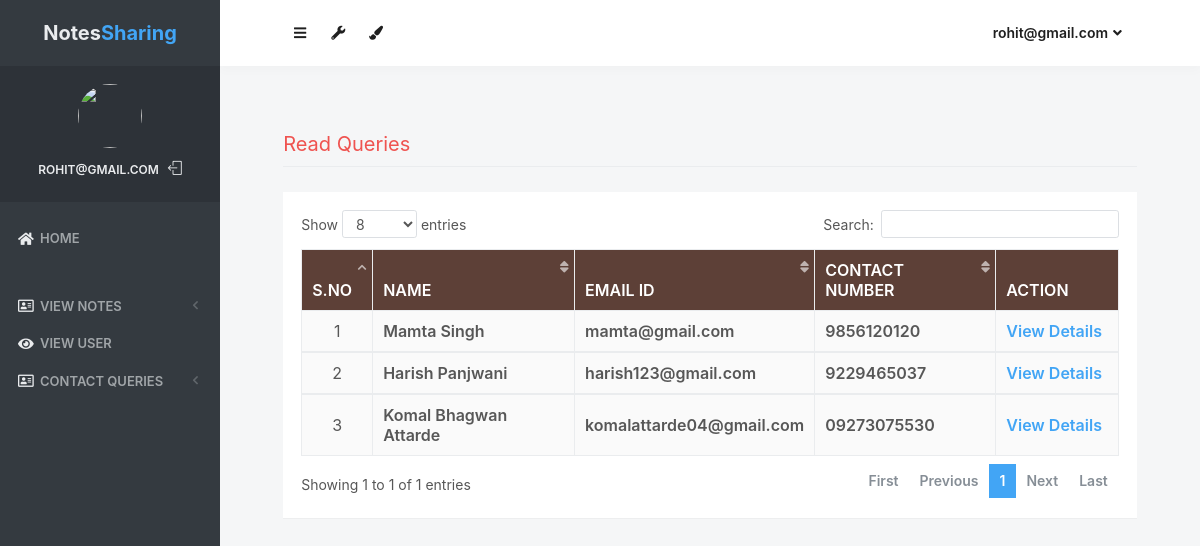
Page /read_queries (signed in) on the committed database.
### notes/models.py (models this page shows, shortened)
class Contact(models.Model):
    fullname = models.CharField(max_length=100, null=True)
    email = models.CharField(max_length=50, null=True)
    mobile = models.CharField(max_length=15, null=True)
    subject = models.CharField(max_length=100, null=True)
    message = models.CharField(max_length=300, null=True)
    msgdate = models.DateField(null=True)
    isread = models.CharField(max_length=10,null=True)

### notes/views.py (the view)
# urls.py: path('read_queries', read_queries, name='read_queries'),
def read_queries(request):
    if not request.user.is_authenticated:
        return redirect('login_admin')
    contact = Contact.objects.filter(isread="yes")
    return render(request,'read_queries.html', locals())

### notes/templates/read_queries.html (shortened to what this page needs)
{% load static %}
<html lang="en" class="no-focus">
    <head>
        <link rel="stylesheet" href="{% static 'js/plugins/datatables/dataTables.bootstrap4.min.css' %}">
        <link rel="stylesheet" id="css-main" href="{% static 'css1/codebase.min.css' %}">
    </head>
    <body>
        <div id="page-container" class="sidebar-o sidebar-inverse side-scroll page-header-fixed main-content-narrow">
         {% include "sidebar.html" %}
            {% include "admin_nav.html" %}
            <main id="main-container">
                <div class="content">
                    <h2 class="content-heading text-danger">Read Queries</h2>
                    <div class="block">
                        <div class="block-content block-content-full">
                            <table class="table table-bordered table-striped table-vcenter js-dataTable-full-pagination">
                                <thead class="text-white" style="background-color : #5d4037;">
                                    <tr>
                                        <th class="text-center">S.No</th>
                                        <th class="d-none d-sm-table-cell">Name</th>
                                        <th class="d-none d-sm-table-cell">Email ID</th>
                                        <th class="d-none d-sm-table-cell">Contact Number</th>
                                        <th class="d-none d-sm-table-cell" style="width: 15%;">Action</th>
                                    </tr>
                                </thead>
                                {% for i in contact %}
                                <tbody>
                                    <tr>
                                        <td class="text-center">{{forloop.counter}}</td>
                                        <td class="font-w600">{{i.fullname}}</td>
                                        <td class="font-w600">{{i.email}}</td>
                                        <td class="font-w600">{{i.mobile}}</td>
                                        <td class="font-w600"><a href="{% url 'view_queries' i.id %}" class="text-primary">View Details</a></td>
                                    </tr>
                                        {% endfor %}
                                </tbody>
                            </table>
                        </div>
                    </div>
                </div>
            </main>
</div>
 <link rel="stylesheet" href="https://use.fontawesome.com/releases/v5.6.3/css/all.css">
    </body>
</html>

### notes/templates/sidebar.html (shortened to what this page needs)
{% load static %}
   <nav id="sidebar">
                <div id="sidebar-scroll">
                    <div class="sidebar-content">
                        <div class="content-header content-header-fullrow px-15">
                            <div class="content-header-section text-center align-parent sidebar-mini-hidden">
                                <div class="content-header-item">
                                    <a class="link-effect font-w700" href="{% url 'admin_home' %}">
                                           <span class="font-size-xl text-dual-primary-dark">Notes</span><span class="font-size-xl text-primary">Sharing</span>
                                    </a>
                                </div>
                            </div>
                        </div>
                        <div class="content-side content-side-full content-side-user px-10 align-parent">
                            <div class="sidebar-mini-hidden-b text-center">
                                <a class="img-link" href="be_pages_generic_profile.html">
                                    <img class="img-avatar" src="{% static 'img/avatars/user1.png' %}" alt="">
                                </a>
                                <ul class="list-inline mt-10">
                                    <li class="list-inline-item">
                                        <a class="link-effect text-dual-primary-dark font-size-xs font-w600 text-uppercase" href="{% url 'admin_home' %}">{{ request.user.username }}</a>
                                    </li>
                                    <li class="list-inline-item">
                                        <a class="link-effect text-dual-primary-dark" href="{% url 'logout' %}">
                                            <i class="si si-logout"></i>
                                        </a>
                                    </li>
                                </ul>
                            </div>
                        </div>
                        <div class="content-side content-side-full">
                            <ul class="nav-main">
                                <li class="open">
                                    <a href="{% url 'admin_home' %}"><i class="fas fa-home"></i><span class="sidebar-mini-hide">Home</span></a>
                                </li>
                                <li class="nav-main-heading"><span class="sidebar-mini-visible">UI</span></li>
                                <li>
                                    <a class="nav-submenu" data-toggle="nav-submenu"><i class="far fa-address-card"></i>View Notes</a>
                                </li>
                                <li>
                                    <a  href="{% url 'view_users' %}"><i class="fas fa-eye"></i><span class="sidebar-mini-hide">View User</span></a>
                                </li>
                                <li>
                                    <a class="nav-submenu" data-toggle="nav-submenu"><i class="far fa-address-card"></i>Contact Queries</a>
                                </li>
                           </ul>
                        </div>
                    </div>
                </div>
            </nav>

### notes/templates/admin_nav.html (shortened to what this page needs)
{% load static %}
            <header id="page-header">
                <div class="content-header">
                    <div class="content-header-section">
                        <button type="button" class="btn btn-circle btn-dual-secondary" data-toggle="layout" data-action="sidebar_toggle">
                            <i class="fa fa-navicon"></i>
                        </button>
                        <div class="btn-group" role="group">
                            <button type="button" class="btn btn-circle btn-dual-secondary" id="page-header-options-dropdown" data-toggle="dropdown" aria-haspopup="true" aria-expanded="false">
                                <i class="fa fa-wrench"></i>
                            </button>
                        </div>
                        <div class="btn-group" role="group">
                            <button type="button" class="btn btn-circle btn-dual-secondary" id="page-header-themes-dropdown" data-toggle="dropdown" aria-haspopup="true" aria-expanded="false">
                                <i class="fa fa-paint-brush"></i>
                            </button>
                        </div>
                    </div>
                    <div class="content-header-section">
                        <div class="btn-group" role="group">
                            <button type="button" class="btn btn-rounded btn-dual-secondary" id="page-header-user-dropdown" data-toggle="dropdown" aria-haspopup="true" aria-expanded="false">
                                {{ request.user.username}}<i class="fa fa-angle-down ml-5"></i>
                            </button>
                        </div>
                    </div>
                </div>
            </header>

### rows in the picture
Contact: fullname "Mamta Singh", email "mamta@gmail.com", mobile "9856120120"
Contact: fullname "Harish Panjwani", email "harish123@gmail.com", mobile "9229465037"
Contact: fullname "Komal Bhagwan Attarde", email "komalattarde04@gmail.com", mobile "09273075530"

### other values in the picture
{{ request.user.username }} "ROHIT@GMAIL.COM"
{{ request.user.username }} "rohit@gmail.com"
